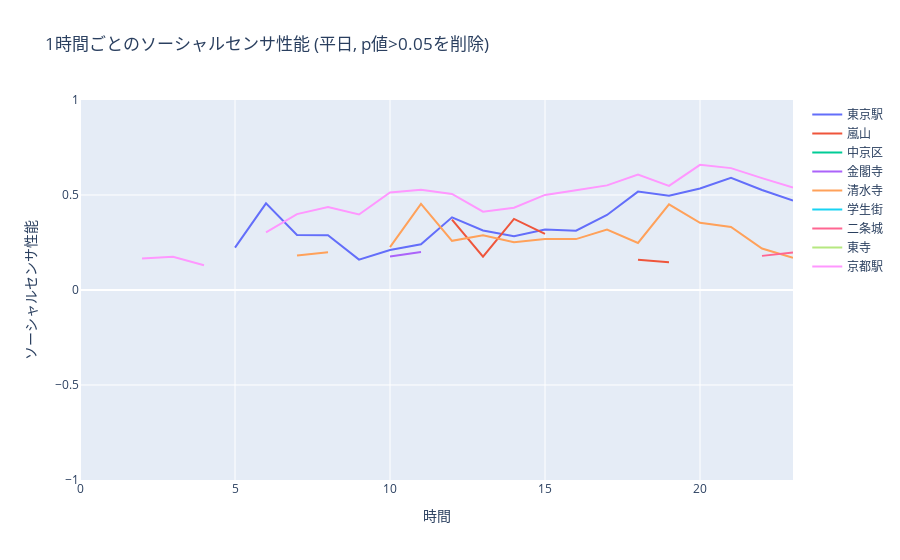

The notebook cell this image was saved under:
### Code cell
data = []
for place_id in range(0, len(list_mobile)):
    mobile = np.load(list_mobile[place_id])
    tweets = np.load(list_twitter[place_id])
    dlete_list = []
    if place_id == 0:
        start_date = datetime(2021,1,1)
    else:
        start_date = datetime(2022,1,1)

    for n_date_from_year in range(0,365):
        Today = start_date + timedelta(days=n_date_from_year)
        work_holi_Flag = isBizDay(Today)
        if (
            n_date_from_year == 0
            or n_date_from_year == 1
            or n_date_from_year == 2
            or n_date_from_year == 362
            or n_date_from_year == 363
            or n_date_from_year == 364
            or work_holi_Flag == "Holiday"
            ):
            dlete_list.append(n_date_from_year)
    mobile = np.delete(mobile,dlete_list,axis=0)
    tweets = np.delete(tweets,dlete_list,axis=0)

    for i in range(0,24):
        mobile_1hour = mobile[:, i:i+1]
        mobile_1hour = mobile_1hour.flatten()
        tweets_1hour = tweets[:, i:i+1]
        tweets_1hour = tweets_1hour.flatten()

        correlation, p_value = stats.pearsonr(mobile_1hour, tweets_1hour)
        if p_value>0.05:
            data.append([i,'', p_value, list_key[place_id]])
        else:
            data.append([i, correlation, p_value, list_key[place_id]])


columns=['time','r','p','place']


df= pd.DataFrame(data,columns=columns)



list_place = df['place'].unique()
fig = go.Figure(data=[
    go.Scatter(x = df[df['place']==list_place[0]]['time'], y = df[df['place']==list_place[0]]['r'], name = list_place[0],),
    go.Scatter(x = df[df['place']==list_place[1]]['time'], y = df[df['place']==list_place[1]]['r'], name = list_place[1],),
    go.Scatter(x = df[df['place']==list_place[2]]['time'], y = df[df['place']==list_place[2]]['r'], name = list_place[2],),
    go.Scatter(x = df[df['place']==list_place[3]]['time'], y = df[df['place']==list_place[3]]['r'], name = list_place[3],),
    go.Scatter(x = df[df['place']==list_place[4]]['time'], y = df[df['place']==list_place[4]]['r'], name = list_place[4],),
    go.Scatter(x = df[df['place']==list_place[5]]['time'], y = df[df['place']==list_place[5]]['r'], name = list_place[5],),
    go.Scatter(x = df[df['place']==list_place[6]]['time'], y = df[df['place']==list_place[6]]['r'], name = list_place[6],),
    go.Scatter(x = df[df['place']==list_place[7]]['time'], y = df[df['place']==list_place[7]]['r'], name = list_place[7],),
    go.Scatter(x = df[df['place']==list_place[8]]['time'], y = df[df['place']==list_place[8]]['r'], name = list_place[8],),
    ])
fig.update_layout(title='1時間ごとのソーシャルセンサ性能 (平日, p値>0.05を削除)')
fig.update_layout(yaxis=dict(range=(-1, 1)))
fig.update_layout(xaxis=dict(title='時間'),
                 yaxis=dict(title='ソーシャルセンサ性能'))
fig.show()

### Figure 1 — Plotly figure (JSON) as saved in the notebook; plotly's stock layout.template omitted (floating-point values rounded to 4 significant figures)
{"data": [{"name": "東京駅", "type": "scatter", "x": [0, 1, 2, 3, 4, 5, 6, 7, 8, 9, 10, 11, 12, 13, 14, 15, 16, 17, 18, 19, 20, 21, 22, 23], "y": ["", "", "", "", "", 0.2228, 0.4557, 0.2891, 0.2884, 0.16, 0.2106, 0.241, 0.3824, 0.3131, 0.2836, 0.3185, 0.3122, 0.395, 0.5177, 0.4959, 0.5339, 0.5907, 0.5264, 0.4702]}, {"name": "嵐山", "type": "scatter", "x": [0, 1, 2, 3, 4, 5, 6, 7, 8, 9, 10, 11, 12, 13, 14, 15, 16, 17, 18, 19, 20, 21, 22, 23], "y": ["", "", "", "", "", "", "", 0.1597, "", 0.2654, "", "", 0.3707, 0.176, 0.3743, 0.2952, "", "", 0.1598, 0.1456, "", "", "", 0.1435]}, {"name": "中京区", "type": "scatter", "x": [0, 1, 2, 3, 4, 5, 6, 7, 8, 9, 10, 11, 12, 13, 14, 15, 16, 17, 18, 19, 20, 21, 22, 23], "y": ["", "", "", "", "", "", "", "", "", "", "", "", "", "", "", "", "", "", "", "", "", 0.1349, "", ""]}, {"name": "金閣寺", "type": "scatter", "x": [0, 1, 2, 3, 4, 5, 6, 7, 8, 9, 10, 11, 12, 13, 14, 15, 16, 17, 18, 19, 20, 21, 22, 23], "y": ["", "", "", "", "", "", "", "", "", "", 0.1758, 0.1996, "", "", "", "", "", "", "", "", "", -0.1412, "", -0.1444]}, {"name": "清水寺", "type": "scatter", "x": [0, 1, 2, 3, 4, 5, 6, 7, 8, 9, 10, 11, 12, 13, 14, 15, 16, 17, 18, 19, 20, 21, 22, 23], "y": ["", "", "", "", -0.1347, "", "", 0.1821, 0.1992, "", 0.2256, 0.4529, 0.259, 0.2882, 0.251, 0.2687, 0.2679, 0.3185, 0.2477, 0.451, 0.3537, 0.3317, 0.2181, 0.1691]}, {"name": "学生街", "type": "scatter", "x": [0, 1, 2, 3, 4, 5, 6, 7, 8, 9, 10, 11, 12, 13, 14, 15, 16, 17, 18, 19, 20, 21, 22, 23], "y": ["", null, "", "", "", 0.1504, "", "", "", "", "", "", "", "", "", -0.1922, "", "", "", "", "", "", "", ""]}, {"name": "二条城", "type": "scatter", "x": [0, 1, 2, 3, 4, 5, 6, 7, 8, 9, 10, 11, 12, 13, 14, 15, 16, 17, 18, 19, 20, 21, 22, 23], "y": [0.1708, "", "", "", "", "", "", "", "", 0.1372, "", 0.1384, "", "", "", "", "", "", 0.1797, "", 0.1847, "", 0.1796, 0.1978]}, {"name": "東寺", "type": "scatter", "x": [0, 1, 2, 3, 4, 5, 6, 7, 8, 9, 10, 11, 12, 13, 14, 15, 16, 17, 18, 19, 20, 21, 22, 23], "y": ["", "", "", "", "", "", "", "", 0.1548, "", "", "", "", 0.2063, "", "", "", "", "", 0.2106, "", "", "", ""]}, {"name": "京都駅", "type": "scatter", "x": [0, 1, 2, 3, 4, 5, 6, 7, 8, 9, 10, 11, 12, 13, 14, 15, 16, 17, 18, 19, 20, 21, 22, 23], "y": [0.3851, "", 0.1659, 0.1754, 0.1301, "", 0.3029, 0.3993, 0.4372, 0.3971, 0.5136, 0.5279, 0.5054, 0.4122, 0.4329, 0.5002, 0.5252, 0.5505, 0.6073, 0.5479, 0.6587, 0.6415, 0.5889, 0.5387]}], "layout": {"title": {"text": "1時間ごとのソーシャルセンサ性能 (平日, p値>0.05を削除)"}, "xaxis": {"title": {"text": "時間"}}, "yaxis": {"range": [-1, 1], "title": {"text": "ソーシャルセンサ性能"}}}}
